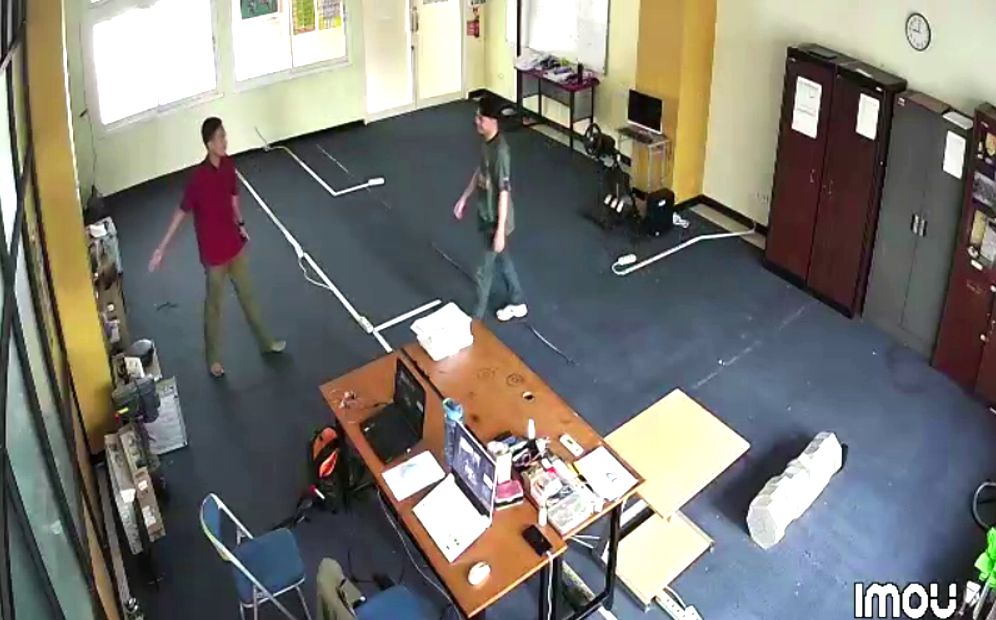
#> input picture frame 35 of History_Keypose/videotest_tampar.mp4, 996 x 620 px, given in place of realmonitor?channel=1&subtype=1, which was not available
$ python rtsp_test.py
#> lines starting #> are read from the running program, lines starting #| are printed output that depends on the picture
"""
RTSP Streaming Test
===================
Script untuk menguji koneksi dan streaming RTSP dari kamera/server.

Dependensi:
    pip install opencv-python
    pip install numpy

Cara pakai:
    python rtsp_test.py
    python rtsp_test.py --url rtsp://username:password@192.168.1.100:554/stream
"""

import cv2
import time
import argparse
import sys
import numpy as np
from datetime import datetime


# ─── Konfigurasi Default ──────────────────────────────────────────────────────

DEFAULT_RTSP_URL = "rtsp://username:password@192.168.1.23:554/cam/realmonitor?channel=1&subtype=1"

# Contoh URL lain:
# ONVIF standard   : rtsp://admin:admin@192.168.1.100:554/onvif1
# Hikvision        : rtsp://admin:password@192.168.1.100:554/Streaming/Channels/101
# Dahua            : rtsp://admin:password@192.168.1.100:554/cam/realmonitor?channel=1&subtype=0
# Axis             : rtsp://root:password@192.168.1.100/axis-media/media.amp
# Generic          : rtsp://192.168.1.100:554/live
# Local test (VLC) : rtsp://localhost:8554/test

# ─── Fungsi Utama ─────────────────────────────────────────────────────────────

def test_rtsp_connection(rtsp_url: str, timeout: int = 10) -> bool:
    """
    Menguji apakah RTSP URL dapat terhubung.

    Args:
        rtsp_url: URL RTSP yang akan diuji
        timeout: Batas waktu koneksi dalam detik

    Returns:
        True jika berhasil terhubung, False jika gagal
    """
#> called with timeout = 10
    print(f"\n{'='*60}")
    print(f"  RTSP CONNECTION TEST")
    print(f"{'='*60}")
    print(f"  URL    : {rtsp_url}")
    print(f"  Timeout: {timeout} detik")
    print(f"{'='*60}\n")

    # Paksa OpenCV pakai FFmpeg backend (lebih stabil untuk RTSP)
    os_env = {
        cv2.CAP_PROP_OPEN_TIMEOUT_MSEC: timeout * 1000,
        cv2.CAP_PROP_READ_TIMEOUT_MSEC: timeout * 1000,
    }

    print("[INFO] Mencoba membuka stream...")
    cap = cv2.VideoCapture(rtsp_url, cv2.CAP_FFMPEG)

    # Set timeout dan buffer
    cap.set(cv2.CAP_PROP_BUFFERSIZE, 3)
    cap.set(cv2.CAP_PROP_OPEN_TIMEOUT_MSEC, timeout * 1000)

    start_time = time.time()

    if not cap.isOpened():
        elapsed = time.time() - start_time
        print(f"[GAGAL] Tidak dapat membuka stream setelah {elapsed:.1f}s")
        cap.release()
        return False

    elapsed = time.time() - start_time
    print(f"[OK] Stream berhasil dibuka dalam {elapsed:.1f}s")

    # Baca satu frame untuk verifikasi
    ret, frame = cap.read()
#> frame is the input picture: shape (620, 996, 3); mean B, G, R 115.7, 121.5, 123.1
    if not ret or frame is None:
        print("[GAGAL] Tidak dapat membaca frame dari stream")
        cap.release()
        return False

    # Tampilkan info stream
    width  = int(cap.get(cv2.CAP_PROP_FRAME_WIDTH))
    height = int(cap.get(cv2.CAP_PROP_FRAME_HEIGHT))
    fps    = cap.get(cv2.CAP_PROP_FPS)
    codec  = int(cap.get(cv2.CAP_PROP_FOURCC))
    codec_str = "".join([chr((codec >> 8 * i) & 0xFF) for i in range(4)])

    print(f"\n[INFO] Informasi Stream:")
    print(f"       Resolusi : {width} x {height}")
    print(f"       FPS      : {fps:.2f}")
    print(f"       Codec    : {codec_str}")
    print(f"       Frame    : {frame.shape}")
#|        Frame    : (620, 996, 3)

    cap.release()
    return True


def stream_rtsp(rtsp_url: str, show_window: bool = True,
                save_video: bool = False, output_file: str = "output.avi",
                max_frames: int = -1):
    """
    Streaming RTSP dengan tampilan real-time dan statistik.

    Args:
        rtsp_url    : URL RTSP
        show_window : Tampilkan jendela preview
        save_video  : Simpan video ke file
        output_file : Nama file output jika save_video=True
        max_frames  : Batas jumlah frame (-1 = tidak terbatas)
    """
#> called with show_window = True, save_video = False, output_file = 'output.avi', max_frames = -1
    print(f"\n[INFO] Memulai RTSP Stream...")
    print(f"       URL: {rtsp_url}")
    print(f"       Tekan 'q' untuk berhenti | 's' untuk screenshot\n")

    cap = cv2.VideoCapture(rtsp_url, cv2.CAP_FFMPEG)
    cap.set(cv2.CAP_PROP_BUFFERSIZE, 3)

    if not cap.isOpened():
        print("[ERROR] Gagal membuka stream RTSP!")
        return

    # Setup video writer jika perlu simpan
    writer = None
    if save_video:
        width  = int(cap.get(cv2.CAP_PROP_FRAME_WIDTH))
        height = int(cap.get(cv2.CAP_PROP_FRAME_HEIGHT))
        fps    = cap.get(cv2.CAP_PROP_FPS) or 25.0
        fourcc = cv2.VideoWriter_fourcc(*"XVID")
        writer = cv2.VideoWriter(output_file, fourcc, fps, (width, height))
        print(f"[INFO] Menyimpan video ke: {output_file}")

    frame_count  = 0
    error_count  = 0
    start_time   = time.time()
    prev_time    = start_time
    fps_list     = []
    screenshot_n = 0

    try:
        while True:
            ret, frame = cap.read()

            if not ret:
                error_count += 1
                print(f"[WARN] Gagal baca frame (total error: {error_count})")
                if error_count > 30:
                    print("[ERROR] Terlalu banyak error, menghentikan stream.")
                    break
                time.sleep(0.1)
                continue

            error_count = 0
            frame_count += 1

            # Hitung FPS
            now          = time.time()
            elapsed_fps  = now - prev_time
            prev_time    = now
            current_fps  = 1.0 / elapsed_fps if elapsed_fps > 0 else 0
            fps_list.append(current_fps)
            if len(fps_list) > 30:
                fps_list.pop(0)
            avg_fps = np.mean(fps_list)

            # Overlay info pada frame
            elapsed_total = now - start_time
            timestamp     = datetime.now().strftime("%Y-%m-%d %H:%M:%S")

            cv2.rectangle(frame, (0, 0), (360, 80), (0, 0, 0), -1)
            cv2.putText(frame, f"FPS: {avg_fps:.1f}",
                        (10, 25), cv2.FONT_HERSHEY_SIMPLEX, 0.7, (0, 255, 0), 2)
            cv2.putText(frame, f"Frames: {frame_count}",
                        (10, 50), cv2.FONT_HERSHEY_SIMPLEX, 0.7, (0, 255, 0), 2)
            cv2.putText(frame, f"Uptime: {elapsed_total:.0f}s",
                        (10, 75), cv2.FONT_HERSHEY_SIMPLEX, 0.7, (0, 255, 0), 2)
            cv2.putText(frame, timestamp,
                        (frame.shape[1] - 230, 25),
                        cv2.FONT_HERSHEY_SIMPLEX, 0.55, (255, 255, 255), 1)
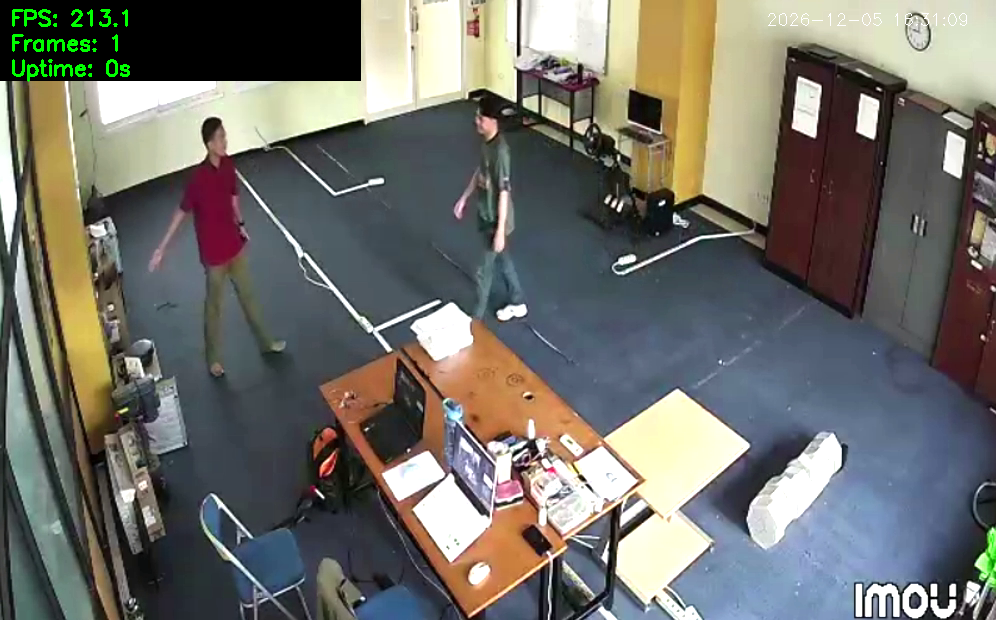
#> frame: shape (620, 996, 3); mean B, G, R 106.4, 112.4, 113

            # Simpan frame
            if writer:
                writer.write(frame)

            # Tampilkan window
            if show_window:
                cv2.imshow("RTSP Stream Test", frame)
                key = cv2.waitKey(1) & 0xFF
#> (key q is pressed here)

                if key == ord('q'):
                    print("\n[INFO] Dihentikan oleh pengguna.")
                    break
                elif key == ord('s'):
                    screenshot_n += 1
                    fname = f"screenshot_{screenshot_n:03d}.jpg"
                    cv2.imwrite(fname, frame)
                    print(f"[INFO] Screenshot disimpan: {fname}")

            # Batasi frame jika ditentukan
            if max_frames > 0 and frame_count >= max_frames:
                print(f"\n[INFO] Mencapai batas {max_frames} frame.")
                break

            # Log statistik setiap 100 frame
            if frame_count % 100 == 0:
                print(f"[STAT] Frame: {frame_count:6d} | "
                      f"FPS: {avg_fps:.1f} | "
                      f"Uptime: {elapsed_total:.0f}s")

    except KeyboardInterrupt:
        print("\n[INFO] Dihentikan dengan Ctrl+C")

    finally:
        cap.release()
        if writer:
            writer.release()
        if show_window:
            cv2.destroyAllWindows()

        # Ringkasan akhir
        total_time = time.time() - start_time
        print(f"\n{'='*60}")
        print(f"  RINGKASAN")
        print(f"{'='*60}")
        print(f"  Total frame  : {frame_count}")
        print(f"  Avg FPS      : {np.mean(fps_list):.2f}" if fps_list else "  Avg FPS      : N/A")
        print(f"  Total durasi : {total_time:.1f} detik")
        if save_video:
            print(f"  Video simpan : {output_file}")
        print(f"{'='*60}\n")


# [49 lines left out: function benchmark_rtsp, not called in this run]


# ─── Entry Point ──────────────────────────────────────────────────────────────

def main():
    parser = argparse.ArgumentParser(
        description="RTSP Streaming Test Tool",
        formatter_class=argparse.RawDescriptionHelpFormatter,
        epilog="""
Contoh penggunaan:
  python rtsp_test.py
  python rtsp_test.py --url rtsp://admin:admin@192.168.1.100:554/stream1
  python rtsp_test.py --url rtsp://... --mode benchmark --duration 60
  python rtsp_test.py --url rtsp://... --mode stream --save
  python rtsp_test.py --url rtsp://... --mode connect
        """
    )
    parser.add_argument("--url",      type=str, default=DEFAULT_RTSP_URL,
                        help="URL RTSP (default: %(default)s)")
    parser.add_argument("--mode",     type=str, default="stream",
                        choices=["connect", "stream", "benchmark"],
                        help="Mode: connect | stream | benchmark (default: stream)")
    parser.add_argument("--timeout",  type=int, default=10,
                        help="Timeout koneksi dalam detik (default: 10)")
    parser.add_argument("--duration", type=int, default=30,
                        help="Durasi benchmark dalam detik (default: 30)")
    parser.add_argument("--save",     action="store_true",
                        help="Simpan video ke file (mode stream)")
    parser.add_argument("--output",   type=str, default="output.avi",
                        help="Nama file output video (default: output.avi)")
    parser.add_argument("--no-window", action="store_true",
                        help="Jangan tampilkan jendela (headless mode)")
    parser.add_argument("--max-frames", type=int, default=-1,
                        help="Batas jumlah frame (-1 = tidak terbatas)")

    args = parser.parse_args()

    print(f"\nOpenCV version : {cv2.__version__}")
    print(f"Mode           : {args.mode}")

    if args.mode == "connect":
        ok = test_rtsp_connection(args.url, timeout=args.timeout)
        sys.exit(0 if ok else 1)

    elif args.mode == "stream":
        # Tes koneksi dulu
        ok = test_rtsp_connection(args.url, timeout=args.timeout)
        if not ok:
            print("[ERROR] Koneksi gagal, stream dibatalkan.")
            sys.exit(1)
        stream_rtsp(
            rtsp_url    = args.url,
            show_window = not args.no_window,
            save_video  = args.save,
            output_file = args.output,
            max_frames  = args.max_frames,
        )

    elif args.mode == "benchmark":
        ok = test_rtsp_connection(args.url, timeout=args.timeout)
        if not ok:
            print("[ERROR] Koneksi gagal, benchmark dibatalkan.")
            sys.exit(1)
        benchmark_rtsp(args.url, duration=args.duration)


if __name__ == "__main__":
    main()

$ run again, starting later in the video
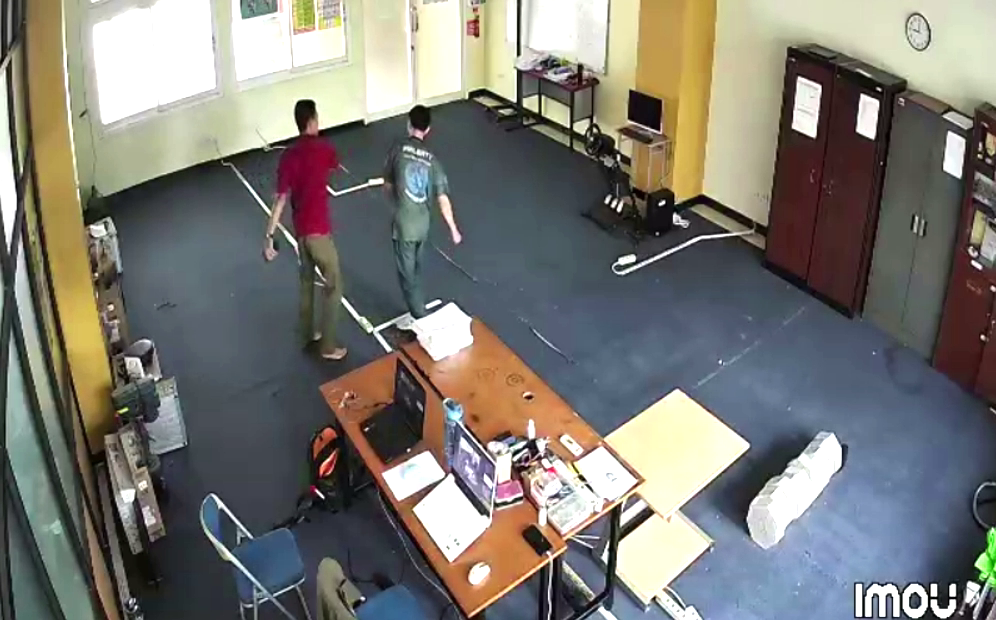
#> input picture frame 159 of History_Keypose/videotest_tampar.mp4, 996 x 620 px, given in place of realmonitor?channel=1&subtype=1, which was not available
#> in test_rtsp_connection, frame is the input picture: shape (620, 996, 3); mean B, G, R 116.2, 122.1, 123.7
#|        Frame    : (620, 996, 3)
#> in stream_rtsp, `cv2.putText(frame, timestamp, (frame.shape[1] - 230, 25), cv2.FONT_HER..`:
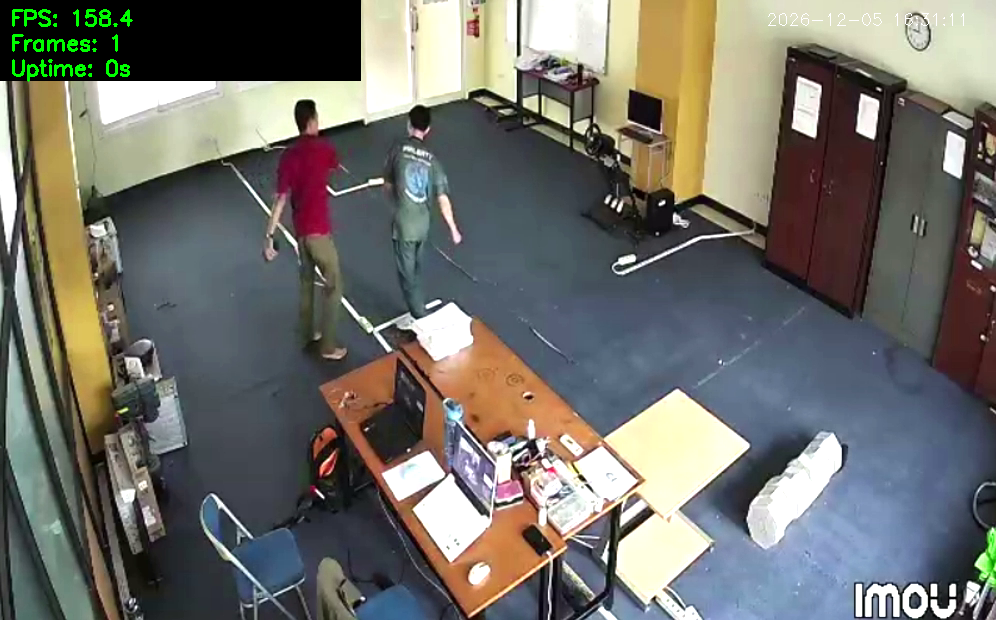
#> frame: shape (620, 996, 3); mean B, G, R 106.9, 113, 113.6

$ run again, starting later in the video
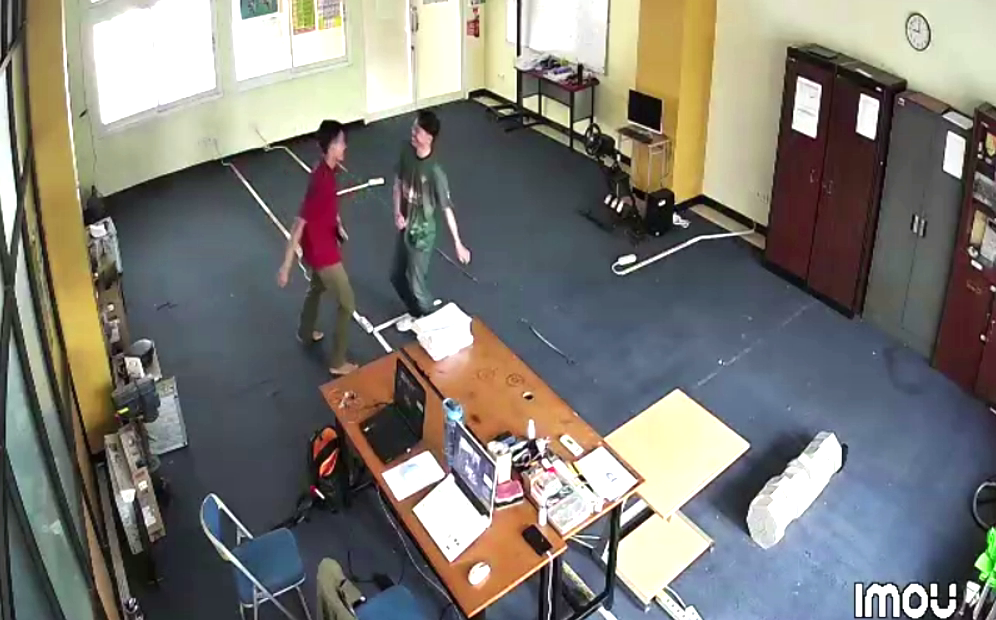
#> input picture frame 284 of History_Keypose/videotest_tampar.mp4, 996 x 620 px, given in place of realmonitor?channel=1&subtype=1, which was not available
#> in test_rtsp_connection, frame is the input picture: shape (620, 996, 3); mean B, G, R 117.1, 122.9, 125.1
#|        Frame    : (620, 996, 3)
#> in stream_rtsp, `cv2.putText(frame, timestamp, (frame.shape[1] - 230, 25), cv2.FONT_HER..`:
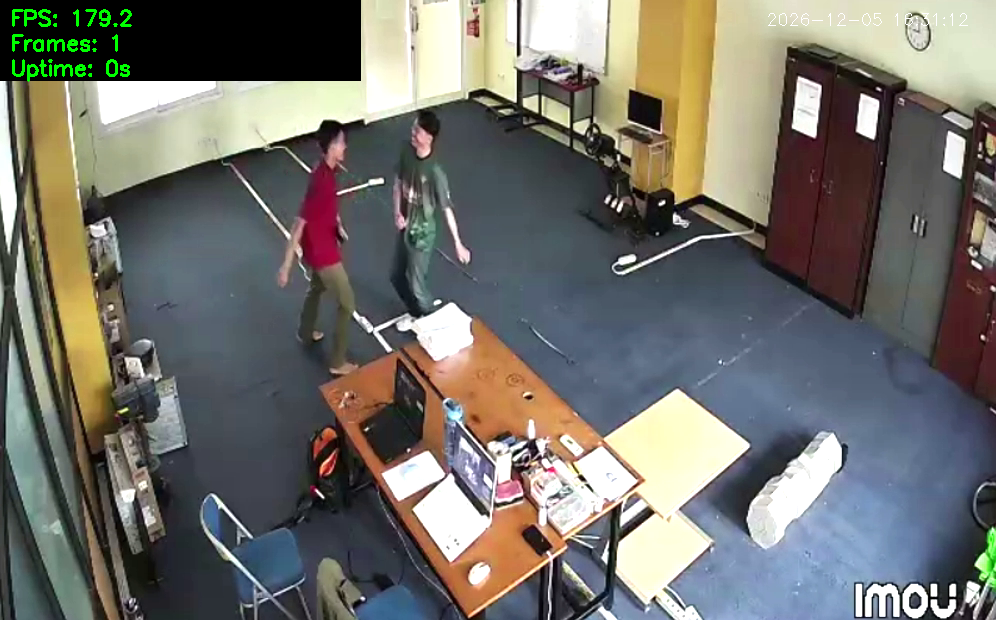
#> frame: shape (620, 996, 3); mean B, G, R 107.8, 113.8, 115
